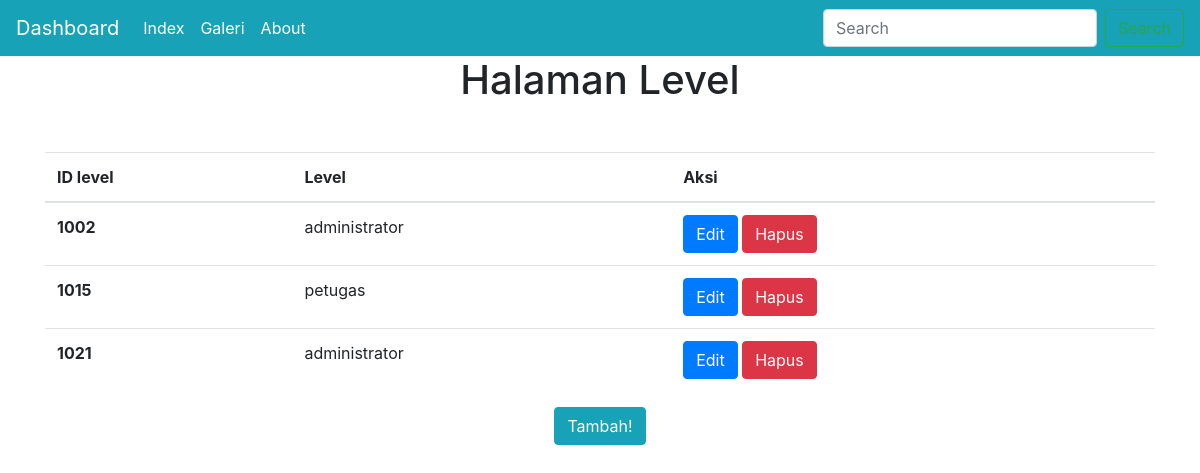
The app's page /level.php with its own data.
### tables this page shows
CREATE TABLE `level` (
  `id_level` int(11) NOT NULL,
  `level` enum('administrator','petugas') NOT NULL
);

### db.php (called while the page is built, shortened)
<?php
class Database {
    private $host = 'localhost';
    private $user = 'root';
    private $pass = '';
    private $db   = 'lelang';
    public function connect()
    {
        $this->koneksi = mysqli_connect($this->host, $this->user, $this->pass, $this->db);
        return $this->koneksi;
    }
    public function getAll($table)
    {
        $koneksi = $this->connect();
        $query = mysqli_query($koneksi, "SELECT * FROM {$table}");
        $result = [];
        while ( $row = mysqli_fetch_array($query, MYSQLI_ASSOC) ) {
            $result[] = $row;
        }
        return $result;
    }
}

### level.php (the view, shortened to what this page needs)
<!DOCTYPE html>
<html>
    <head>
        <link rel="stylesheet" href="bootstrap-4.3.1-dist/css/bootstrap.css">
    </head>
    <body>
    <nav class="navbar navbar-expand-lg navbar-dark bg-info">
            <a class="navbar-brand" href="dashboard.php">Dashboard</a>
            <div class="collapse navbar-collapse" id="navbarSupportedContent">
                <ul class="navbar-nav mr-auto">
                    <li class="nav-item active">
                        <a class="nav-link" href="index.php">Index <span class="sr-only">(current)</span></a>
                    </li>
                    <li class="nav-item active">
                        <a class="nav-link" href="galeri.php">Galeri<span class="sr-only">(current)</span></a>
                    </li>
                    <li class="nav-item active">
                        <a class="nav-link" href="about.php">About<span class="sr-only">(current)</span></a>
                    </li>
                </ul>
                <form class="form-inline my-2 my-lg-0">
                    <input class="form-control mr-sm-2" type="search" placeholder="Search" aria-label="Search">
                    <button class="btn btn-outline-success my-2 my-sm-0" type="submit">Search</button>
                </form>
            </div>
        </nav>
    <center><h1>Halaman Level</h1></center>
        <?php
        include "db.php";
        $db = new Database();
        $data = $db->getAll('level');
        ?>
        <div class="container mt-5">
        <table class="table">
            <thead>
                <tr>
                    <th scope="col">ID level</th>
                    <th scope="col">Level</th>
                    <th>Aksi</th>
                </tr>
            </thead>
            <tbody>
                <?php foreach($data as $d): ?>
                    <tr>
                        <th scope="row"><?php echo $d['id_level'];?></th>
                        <td><?php echo $d['level'];?></td>
                        <td>
                            <a href="form_ubah_level.php?id=<?php echo $d['id_level']; ?>" class="btn btn-primary">Edit</a>
                            <a href="proses_hapus_level.php?id=<?php echo $d['id_level']; ?>"
                            class="btn btn-danger" onclick="return confirm('Apakah anda yakin akan menghapus data ini?')">Hapus</a>
                        </td>
                    </tr>
<?php endforeach; ?>
  </tbody>
</table>
        </div>
      <center><a href="form_tambah_level.php" class="btn btn-info">Tambah!</a></center>
</body>
</html>

### records on screen
level: id_level "1002", level "administrator"
level: id_level "1015", level "petugas"
level: id_level "1021", level "administrator"
